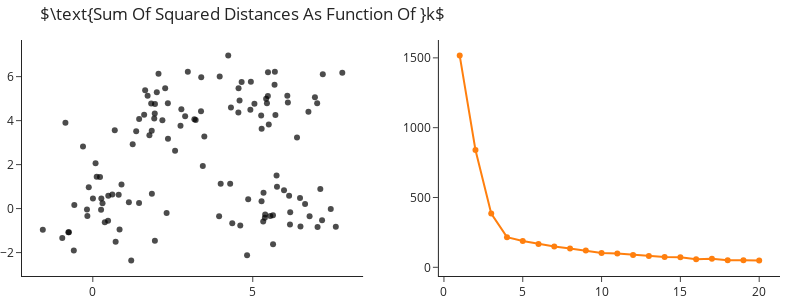

The notebook cell saved with this chart:
### Markdown cell above
### Hyper-parameter Selection
Using `sklearn`'s K-Means implementation, we demonstrate selecting the number of clusters using the elbow-plot approach

### Code cell
from sklearn.cluster import KMeans

X = np.concatenate([np.random.multivariate_normal([0, 0], [[1,0],[0,1]], 30),
                    np.random.multivariate_normal([6,0], [[1,0],[0,1]], 30),
                    np.random.multivariate_normal([2,4], [[1,0],[0,1]], 30),
                    np.random.multivariate_normal([5.5,5], [[1,0],[0,1]], 30)])

ks = list(range(1, 21))
costs = [KMeans(n_clusters=k, init="random").fit(X).inertia_ for k in ks]

fig = make_subplots(1, 2)
fig.add_trace(go.Scatter(x=X[:,0], y=X[:,1], mode="markers", marker=dict(color="black", opacity=.7), showlegend=False), row=1, col=1)
fig.add_trace(go.Scatter(x=ks, y=costs, mode="markers+lines", showlegend=False), row=1, col=2)
fig.update_layout(height=300, width=800, title_text=r"$\text{Sum Of Squared Distances As Function Of }k$")
fig.write_image("../kmeans-selecting-k.png")
fig.show()

### Figure 1 — Plotly figure (JSON) as saved in the notebook; plotly's stock layout.template omitted (floating-point values rounded to 4 significant figures)
{"data": [{"marker": {"color": "black", "opacity": 0.7}, "mode": "markers", "showlegend": false, "type": "scatter", "x": [0.8093, -0.1264, -0.7643, 0.3749, 1.446, -0.7463, -0.5933, 0.8366, 0.4773, 0.7142, -0.954, -0.3063, 1.941, -0.1701, 0.8975, -0.1822, 1.847, 1.128, 0.1222, 1.201, -0.5777, 0.4843, 0.267, 0.2261, 0.004403, 0.2591, 2.307, 0.611, 0.3038, -1.563, 4.61, 5.977, 5.389, 5.635, 6.636, 6.171, 5.275, 5.327, 4.294, 5.757, 5.379, 6.137, 7.439, 3.998, 6.478, 6.492, 5.744, 5.632, 3.949, 4.36, 6.777, 7.596, 4.823, 6.164, 7.026, 5.337, 5.548, 7.167, 7.112, 4.857, 1.605, 4.551, 3.486, 2.768, 1.714, 2.001, 2.054, 1.936, 1.943, 2.35, 0.08653, 1.825, 1.77, -0.8554, 2.175, 2.971, 3.439, 1.247, 3.383, 3.176, 0.6871, 1.842, 1.637, 2.742, 2.572, 1.921, 1.449, 2.263, 3.216, 1.356, 2.346, 3.389, 6.384, 4.941, 7.799, 7.19, 5.444, 4.233, 2.887, 5.472, 5.708, 4.588, 6.944, 4.556, 6.74, 3.967, 5.278, 5.263, 5.419, 6.081, 7.014, 4.319, 5.681, 5.692, 4.653, 5.501, 5.476, 4.925, 5.053, 6.097], "xaxis": "x", "y": [0.6311, 0.9732, -1.079, -0.6226, 0.2494, -1.079, -1.91, -0.9534, -0.5567, -1.507, -1.339, 2.82, -1.46, -0.3385, 1.099, -0.04472, 0.6707, 0.2938, 1.444, -2.358, 0.1662, 0.5823, 0.463, 1.441, 0.4643, -0.05479, -0.195, 0.6463, 0.248, -0.9565, -0.7726, 0.8383, -0.2684, -1.617, 0.2055, -0.1664, 0.3383, -0.5886, 1.125, 0.9887, -0.4212, 0.5805, -0.02393, 1.131, 0.485, -0.8134, 1.506, -0.3009, -0.3476, -0.667, -0.3536, -0.829, -2.126, -0.7276, -0.8337, 0.7177, -0.3338, -0.5323, 0.8879, 0.4258, 4.272, 4.372, 3.281, 4.517, 5.133, 5.295, 6.134, 4.327, 4.751, 3.172, 2.056, 4.777, 3.339, 3.905, 4.017, 6.218, 1.942, 2.926, 4.426, 4.06, 3.563, 3.543, 5.387, 3.767, 2.625, 4.102, 4.071, 5.475, 4.032, 3.517, 4.793, 5.976, 3.236, 5.763, 6.177, 6.108, 4.796, 6.959, 4.201, 5.116, 4.255, 4.915, 5.061, 5.472, 4.401, 6.002, 3.626, 4.235, 4.996, 5.135, 4.796, 4.599, 5.634, 6.227, 5.757, 3.829, 6.197, 4.493, 4.772, 4.83], "yaxis": "y"}, {"mode": "markers+lines", "showlegend": false, "type": "scatter", "x": [1, 2, 3, 4, 5, 6, 7, 8, 9, 10, 11, 12, 13, 14, 15, 16, 17, 18, 19, 20], "xaxis": "x2", "y": [1517.0, 840.0, 384.9, 215.8, 188.2, 167.7, 149.8, 133.9, 119.8, 101.9, 98.29, 88.21, 81.23, 73.58, 71.95, 57.63, 61.67, 51.1, 49.63, 49.07], "yaxis": "y2"}], "layout": {"height": 300, "title": {"text": "$\\text{Sum Of Squared Distances As Function Of }k$"}, "width": 800, "xaxis": {"anchor": "y", "domain": [0, 0.45]}, "xaxis2": {"anchor": "y2", "domain": [0.55, 1]}, "yaxis": {"anchor": "x", "domain": [0, 1]}, "yaxis2": {"anchor": "x2", "domain": [0, 1]}}}
